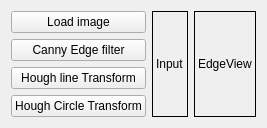
      <widget class="QWidget" name="edge">
       <attribute name="title">
        <string>Edge Detection</string>
       </attribute>
       <layout class="QGridLayout" name="gridLayout_7">
        <item row="0" column="0">
         <layout class="QHBoxLayout" name="horizontalLayout_16">
          <item>
           <layout class="QVBoxLayout" name="verticalLayout_8">
            <item>
             <widget class="QPushButton" name="loadEdgeImg">
              <property name="sizePolicy">
               <sizepolicy hsizetype="Fixed" vsizetype="Fixed">
                <horstretch>0</horstretch>
                <verstretch>0</verstretch>
               </sizepolicy>
              </property>
              <property name="maximumSize">
               <size>
                <width>215</width>
                <height>111</height>
               </size>
              </property>
              <property name="text">
               <string>Load image</string>
              </property>
             </widget>
            </item>
            <item>
             <widget class="QPushButton" name="CannyEdgeBtn">
              <property name="sizePolicy">
               <sizepolicy hsizetype="Fixed" vsizetype="Fixed">
                <horstretch>0</horstretch>
                <verstretch>0</verstretch>
               </sizepolicy>
              </property>
              <property name="maximumSize">
               <size>
                <width>215</width>
                <height>111</height>
               </size>
              </property>
              <property name="text">
               <string>Canny Edge filter</string>
              </property>
              <property name="iconSize">
               <size>
                <width>16</width>
                <height>5</height>
               </size>
              </property>
              <property name="autoRepeatDelay">
               <number>200</number>
              </property>
              <property name="autoRepeatInterval">
               <number>50</number>
              </property>
             </widget>
            </item>
            <item>
             <widget class="QPushButton" name="houghLineBtn">
              <property name="sizePolicy">
               <sizepolicy hsizetype="Fixed" vsizetype="Fixed">
                <horstretch>0</horstretch>
                <verstretch>0</verstretch>
               </sizepolicy>
              </property>
              <property name="maximumSize">
               <size>
                <width>215</width>
                <height>111</height>
               </size>
              </property>
              <property name="text">
               <string>Hough line Transform</string>
              </property>
             </widget>
            </item>
            <item>
             <widget class="QPushButton" name="houghCircleBtn">
              <property name="sizePolicy">
               <sizepolicy hsizetype="Fixed" vsizetype="Fixed">
                <horstretch>0</horstretch>
                <verstretch>0</verstretch>
               </sizepolicy>
              </property>
              <property name="maximumSize">
               <size>
                <width>215</width>
                <height>111</height>
               </size>
              </property>
              <property name="text">
               <string>Hough Circle Transform</string>
              </property>
             </widget>
            </item>
           </layout>
          </item>
          <item>
           <layout class="QHBoxLayout" name="horizontalLayout_15">
            <item>
             <widget class="QLabel" name="InputTab4">
              <property name="frameShape">
               <enum>QFrame::Box</enum>
              </property>
              <property name="text">
               <string>Input</string>
              </property>
             </widget>
            </item>
            <item>
             <widget class="QLabel" name="edgeView">
              <property name="frameShape">
               <enum>QFrame::Box</enum>
              </property>
              <property name="text">
               <string>EdgeView</string>
              </property>
             </widget>
            </item>
           </layout>
          </item>
         </layout>
        </item>
       </layout>
      </widget>
